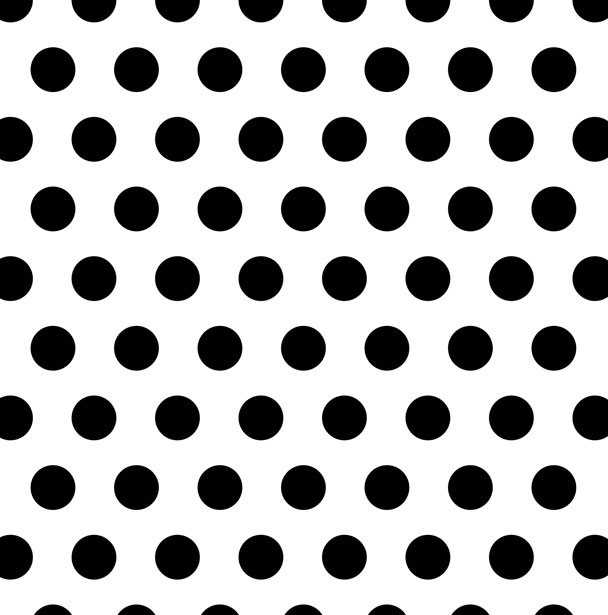
%> input picture gaurav.jpg, 608 x 615 px
$ octave obj.m   (GNU Octave 9; MATLAB toolbox functions it lacks are replaced by stand-ins)
%> lines starting %> are read from the running program, lines starting %| are printed output that depends on the picture; in (x1, y1, x2, y2) boxes, pixels count from 0 and x2, y2 are one past the last pixel; in counts of white or black regions, pixels touching at a corner belong together; the program's own positions count from 1
img1=imread('gaurav.jpg');
%> img1 is the input picture: size 615x608x3 uint8; min 0, max 255, mean 186.6
img1=rgb2gray(img1);
%> img1: size 615x608 uint8
img2=im2bw(img1,graythresh(img1));
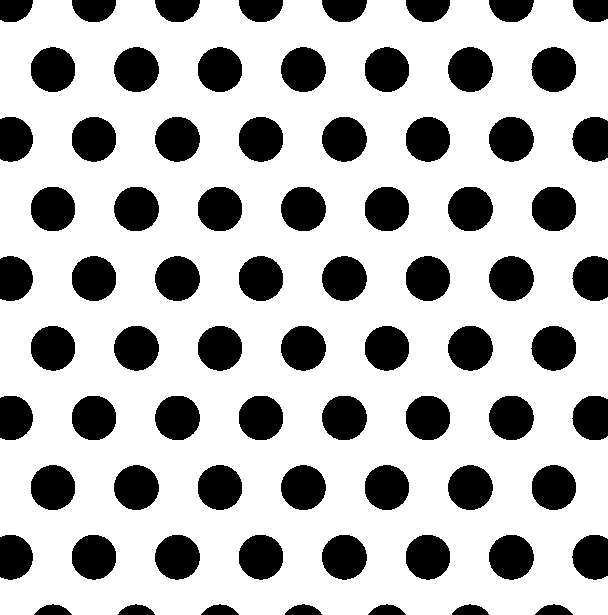
%> img2: size 615x608 logical; 73.2% white; 75 black regions, largest, box (x1, y1, x2, y2) and area: (155, 117, 200, 162) 1581, (281, 47, 326, 92) 1580, (489, 535, 534, 580) 1580
imshow(img2);
img2=~img2;
img2=bwareaopen(img2,1000);
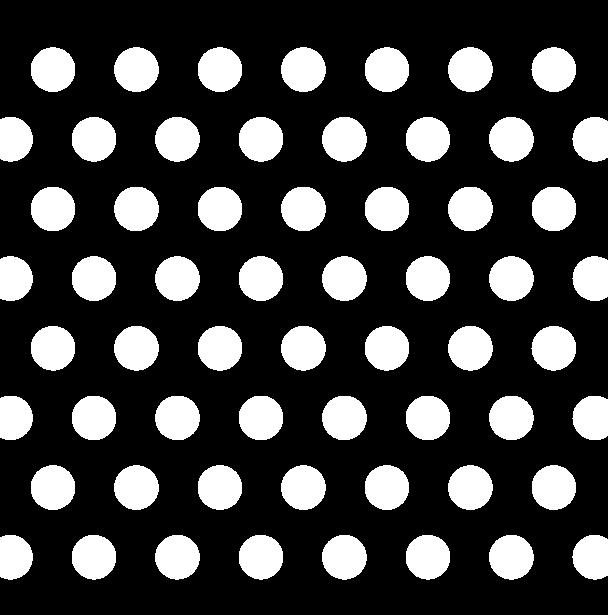
%> img2: size 615x608 logical; 24.6% white; 60 white regions, largest, box (x1, y1, x2, y2) and area: (155, 117, 200, 162) 1581, (281, 47, 326, 92) 1580, (489, 535, 534, 580) 1580

imshow(img2);
B = bwboundaries(img2);
%> B = 60 boundaries; largest, box (x1, y1, x2, y2) and points: (31, 465, 75, 510) 127, (72, 256, 116, 301) 127, (114, 187, 159, 231) 127, (155, 396, 200, 440) 127, (198, 465, 242, 510) 127
imshow(img2)
text(10,10,strcat('\color{green}Objects Found:',num2str(length(B))))
hold on
for k = 1:length(B)
boundary = B{k};
plot(boundary(:,2), boundary(:,1), 'g', 'LineWidth', 0.2)
end
%> this loop made 60 passes
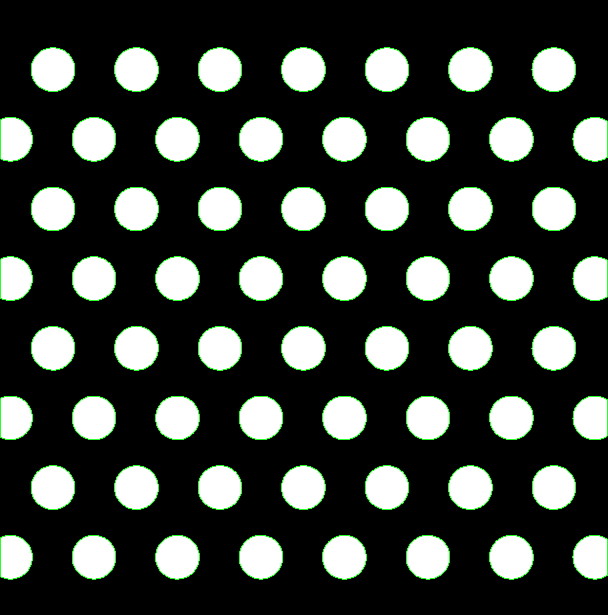
%> figure redrawn from the program's plot data
